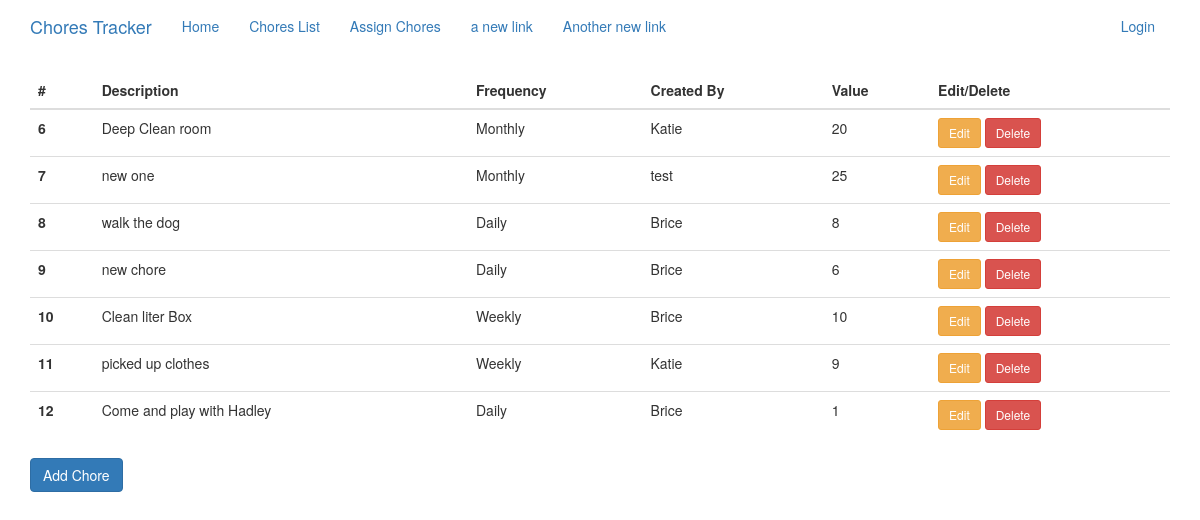
Screenshot of /add_chore with the database file from the repository.
### app/models.py (models this page shows, shortened)
class ChoreList(db.Model):
    id = db.Column(db.Integer, primary_key=True)
    description = db.Column(db.String(128))
    occurrence = db.Column(db.String(10))  # Daily, Weekly, Monthly, One_Off
    timestamp = db.Column(db.DateTime, index=True, default=datetime.utcnow)
    created_by_id = db.Column(db.Integer, db.ForeignKey('user.id'))
    value = db.Column(db.Integer)

class User(UserMixin, db.Model):
    id = db.Column(db.Integer, primary_key=True)
    username = db.Column(db.String(64), index=True, unique=True)
    email = db.Column(db.String(120), index=True, unique=True)
    password_hash = db.Column(db.String(128))
    user_type = db.Column(db.String(20))  # Parent, Child, Friend
    point_balance = db.Column(db.Integer, default=0)
    cash_balance = db.Column(db.Integer, default=0)
    assigned_chores = db.relationship('ChoreAssignments', backref='assigned_to')
    created_chores = db.relationship('ChoreList', backref='created_by')

### app/routes.py (the view, shortened to what this page needs)
@app.route('/add_chore', methods=['GET', 'POST'])
def add_chore():
    form = AddChoreForm()
    chores = ChoreList.query.all()
    return render_template('add_chore.html', title='Add Chore', form=form, chores=chores)

### app/forms.py (called while the page is built)
def user_parent_query():
    return User.query.filter_by(user_type='Parent')

### app/templates/add_chore.html (shortened to what this page needs)
{% extends 'base.html' %}
{% import 'bootstrap/wtf.html' as wtf %}
{% block app_content %}
    <table id="chorelist" class="table">
  <thead class="thead-dark">
    <tr>
      <th scope="col">#</th>
      <th scope="col">Description</th>
      <th scope="col">Frequency</th>
      <th scope="col">Created By</th>
      <th scope="col">Value</th>
      <th scope="col">Edit/Delete</th>
    </tr>
  </thead>
  <tbody>
    {% for chore in chores %}
    <tr id="{{ chore.id }} ">
        <th id="did" scope="row">{{ chore.id }} </th>
        <td id="desc">{{ chore.description }}</td>
        <td id="occr">{{ chore.occurrence }}</td>
        <td id="by">{{ chore.created_by.username }}</td>
        <td id="value">{{ chore.value }}</td>
        <td>
            <a  href="/chore/{{ chore.id }}/edit" data-toggle="modal"  class="btn btn-warning btn-edit btn-sm">Edit</a>
            <a href="/chore/{{ chore.id }}/delete" data-toggle="modal" class="btn btn-danger btn-delete btn-sm">Delete</a>
        </td>
    </tr>
    {% endfor %}
  </tbody>
</table>
<button id="modalbutton" type="button" class="btn btn-primary" data-toggle="modal" data-target="#add_chore_modal">
  Add Chore
</button>
{% endblock %}

### rows the page displays
ChoreList: id "6", description "Deep Clean room", occurrence "Monthly", created_by.username "Katie", value "20"
ChoreList: id "7", description "new one", occurrence "Monthly", created_by.username "test", value "25"
ChoreList: id "8", description "walk the dog", occurrence "Daily", created_by.username "Brice", value "8"
ChoreList: id "9", description "new chore", occurrence "Daily", created_by.username "Brice", value "6"
ChoreList: id "10", description "Clean liter Box", occurrence "Weekly", created_by.username "Brice", value "10"
ChoreList: id "11", description "picked up clothes", occurrence "Weekly", created_by.username "Katie", value "9"
ChoreList: id "12", description "Come and play with Hadley", occurrence "Daily", created_by.username "Brice", value "1"
